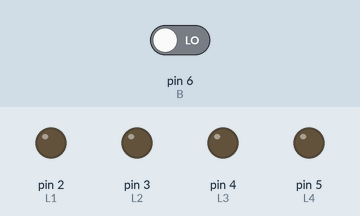
Bench run of a sketch on a simulated Arduino Uno, built with avr-gcc and run on an emulated ATmega328P. Parts: output pins drawn as LEDs (lit = HIGH). The test bench sets the inputs (shaded band); at power-on: pin 6 (B) LOW.

Above: at 1.2 s.
1.3 s: pin 6 (B) driven HIGH
At 2.4 s:
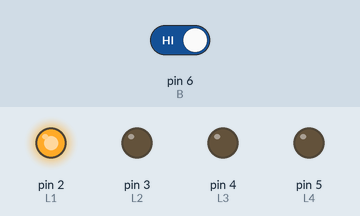
2.8 s: pin 6 (B) driven LOW
At 4.7 s:
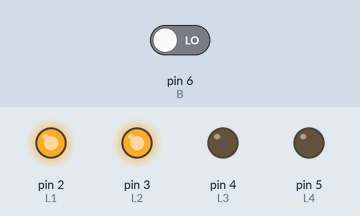
At 6.0 s:
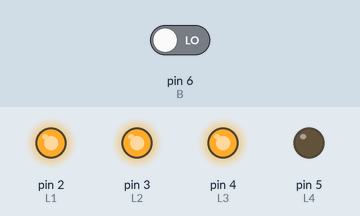
Timing chart, 0 to 8.8 s (numbered marks = the images above; inputs shaded):
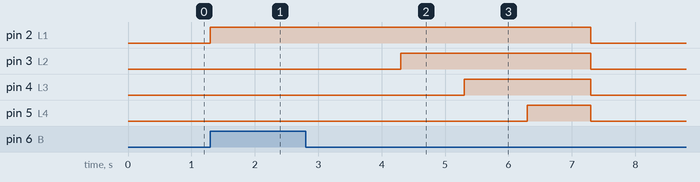

Measured:
- after the input at 1.3 s, pin 2 (L1): LOW → HIGH at once
- after the input at 2.8 s, pin 2 (L1): HIGH → LOW after 4.5 s; pin 3 (L2): LOW → HIGH after 1.5 s, → LOW 3.0 s later; pin 4 (L3): LOW → HIGH after 2.5 s, → LOW 2.0 s later; pin 5 (L4): LOW → HIGH after 3.5 s, → LOW 1.0 s later

The sketch:

Les_10.1.1.ino
```cpp
int L1 = 2;
int L2 = 3;
int L3 = 4;
int L4 = 5;
int B = 6;
int S = 0;

long timer = 0;
int timerdelay = 1000;
int stand = 1;


void setup() {
  pinMode(L1, OUTPUT);
  pinMode(L2, OUTPUT);
  pinMode(L3, OUTPUT);
  pinMode(L4, OUTPUT);
  pinMode(B, INPUT);

}

void loop() {

  if(digitalRead(B) == HIGH){
   S = 1;
   stand = 1;
  }
  if(millis() >= timer+timerdelay && S == 1){
    timer = millis();

    switch(stand){
      case 1:
        digitalWrite(L1, HIGH);
      break;
      case 2:
        digitalWrite(L2, HIGH);
      break;
      case 3:
        digitalWrite(L3, HIGH);
      break;
      case 4:
        digitalWrite(L4, HIGH);
      break;
      case 5:
        digitalWrite(L1, LOW);
        digitalWrite(L2, LOW);
        digitalWrite(L3, LOW);
        digitalWrite(L4, LOW);
        S = 0;
      break;
    }

    stand++;
  }

}
```
